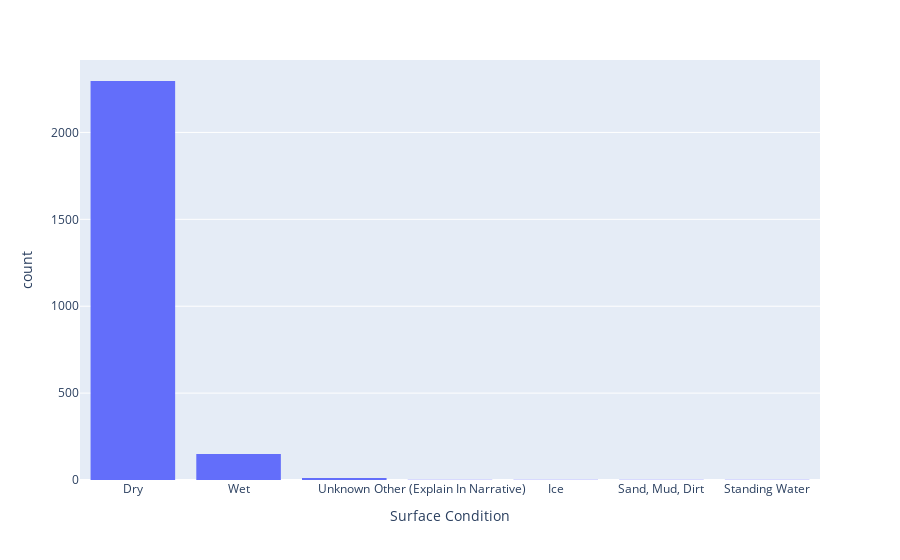

This figure's notebook cell:
### Code cell
fig = px.histogram(df, x='Surface Condition')
fig

### Figure 1 — Plotly figure (JSON) as saved in the notebook; plotly's stock layout.template omitted (floating-point values rounded to 4 significant figures; data arrays with more than 128 entries replaced by an {"elided": "..."} marker saying what was removed)
{"data": [{"alignmentgroup": "True", "bingroup": "x", "hovertemplate": "Surface Condition=%{x}<br>count=%{y}<extra></extra>", "legendgroup": "", "marker": {"color": "#636efa"}, "name": "", "offsetgroup": "", "orientation": "v", "showlegend": false, "type": "histogram", "x": {"elided": "2463 str values"}, "xaxis": "x", "yaxis": "y"}], "layout": {"barmode": "relative", "legend": {"tracegroupgap": 0}, "margin": {"t": 60}, "xaxis": {"anchor": "y", "domain": [0, 1], "title": {"text": "Surface Condition"}}, "yaxis": {"anchor": "x", "domain": [0, 1], "title": {"text": "count"}}}}
